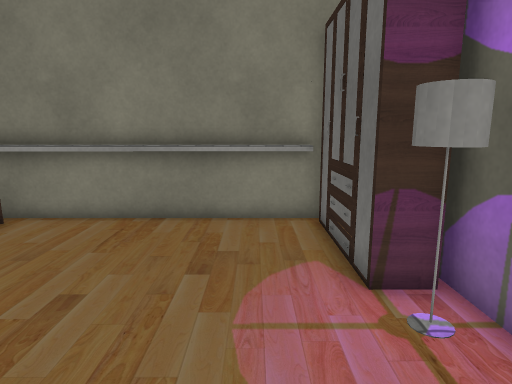
[1] (above)

15 first-person views from a walk through a scene from a Unity 3-D project. The camera is 1.4 m above the floor, tilts 10° down and sees 75° across. The floor is counted in squares, 0.5 m on a side. Each view is taken from the middle of a square. On the plan, view 1 faces up. The plan holds only what a view shows up to about 20 squares ahead; the rest is blank. The place goes on beyond the plan. The player is left out. Some surface patterns are stand-ins.

[2]
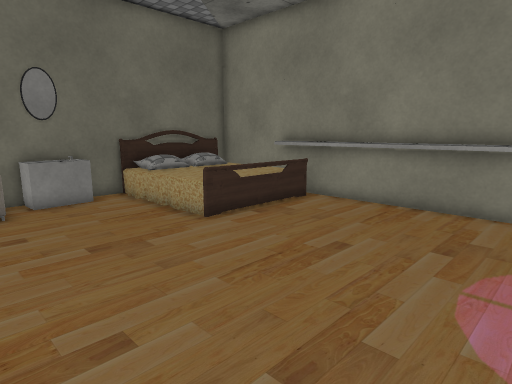

[3]
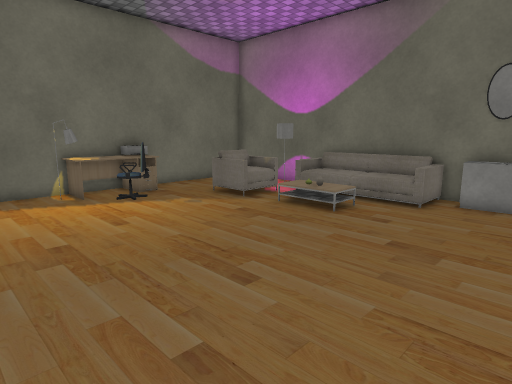

[4]
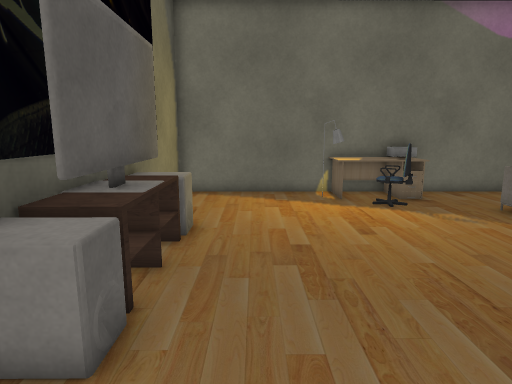

[5]
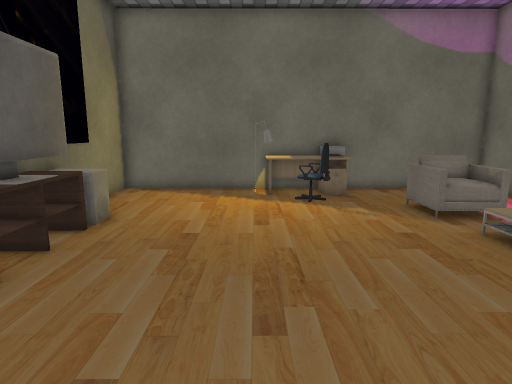

[6]
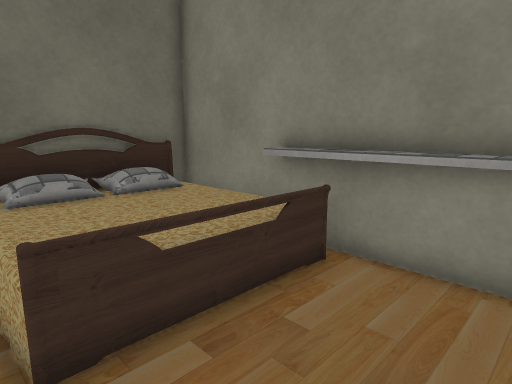

[7]
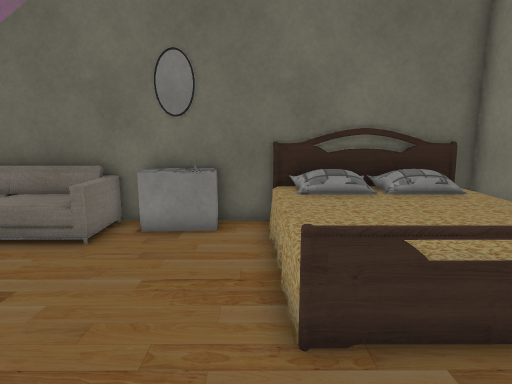

[8]
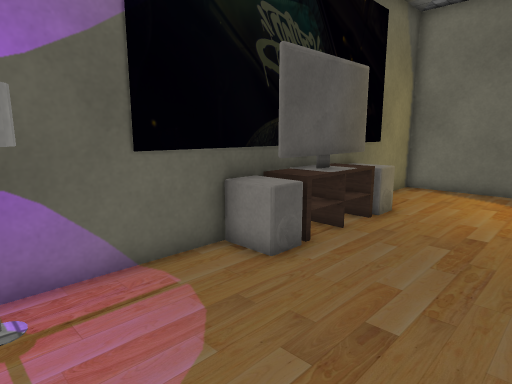

[9]
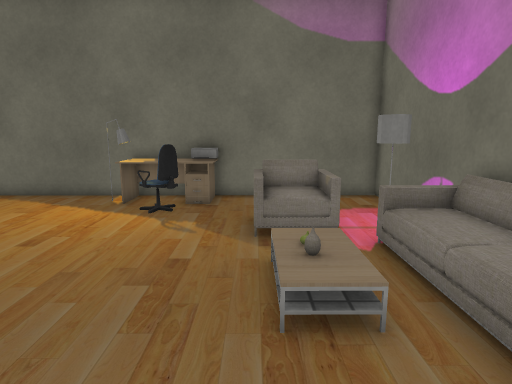

[10]
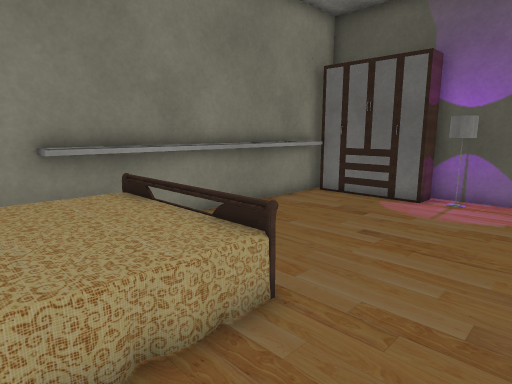

[11]
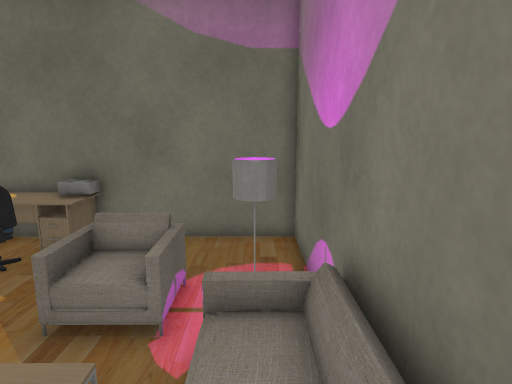

[12]
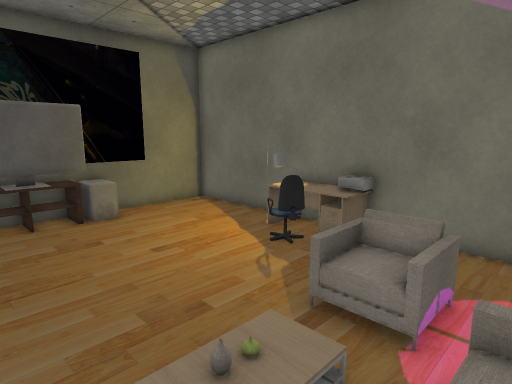

[13]
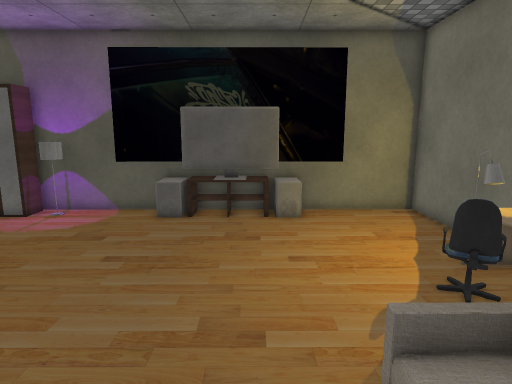

[14]
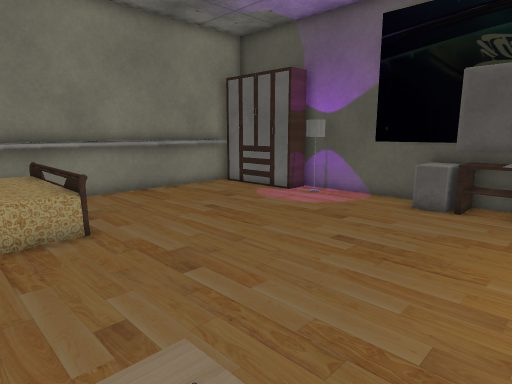

[15]
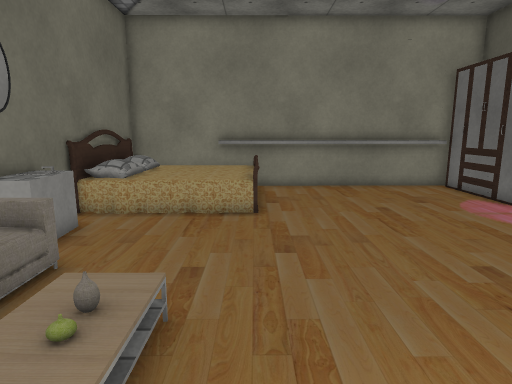

### Floor plan
Key: @ floor where view 1 was taken; # wall or solid block; . main floor; : floor 0.5 m higher than the main floor; / step, stairs or slope; = window, fence, low wall or low ledge; ^ raised ledge; v drop or lower ground; B bed; C cabinet; T table; M mirror; S sofa; H chair; P printer; R rack; O other object.
Columns run from 15 left of view 1 to 4 right of it. Each row starts with its distance up from view 1.
 11 ###################
 10 #BBBBBBB^^^^^^^^^##
  9 #BBBBBBB.........C#
  8 #BBBBBBB.........##
  7 #BBBBBBB.........#
  6 #BBBBBBB.........###
  5 #BBBBBBB.........OO#
  4 #=...............OO#
  3 #T................ #
  2 #MT................#
  1 #TT............... #
  0 #v./...........@.OO#
 -1 # :/.............OO#
 -2 # :/.............OO#
 -3 # ://O...........RR#
 -4 # ://O...........RO#
 -5 # ://O...........RR#
 -6 # SS.............OO#
 -7 # O.HHH..........OO#
 -8 # O.HHH........... #
 -9 # ..HHH............#
-10 ##.......HH........#
-11 ##......THTT.......#
-12 ##......PPTTO......#
-13  #######P###########

Where each view was taken, in squares from view 1:
view 1: 0 up, 0 right, facing up
view 2: 2 down, 1 right, facing up-left
view 3: 4 up, 1 right, facing down-left
view 4: 3 up, 0 right, facing down
view 5: 4 up, 3 left, facing down
view 6: 4 up, 4 left, facing up-left
view 7: 4 up, 4 left, facing left
view 8: 5 up, 3 left, facing down-right
view 9: 2 up, 9 left, facing down
view 10: 1 up, 12 left, facing up-right
view 11: 1 down, 13 left, facing down
view 12: 1 down, 13 left, facing down-right
view 13: 5 down, 13 left, facing right
view 14: 5 down, 11 left, facing up-right
view 15: 7 down, 8 left, facing up
